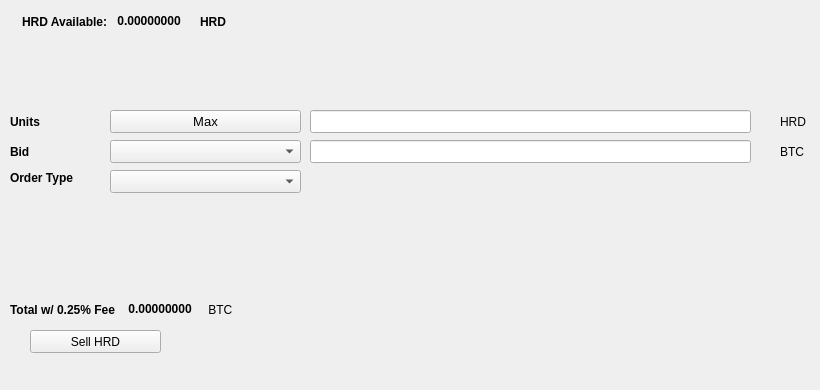
   <widget class="QWidget" name="SellTab">
    <attribute name="title">
     <string>Sell</string>
    </attribute>
    <widget class="QLabel" name="label_16">
     <property name="geometry">
      <rect>
       <x>780</x>
       <y>140</y>
       <width>31</width>
       <height>23</height>
      </rect>
     </property>
     <property name="text">
      <string>BTC</string>
     </property>
    </widget>
    <widget class="QComboBox" name="SellBidcomboBox">
     <property name="geometry">
      <rect>
       <x>110</x>
       <y>140</y>
       <width>191</width>
       <height>23</height>
      </rect>
     </property>
     <property name="font">
      <font>
       <pointsize>10</pointsize>
      </font>
     </property>
    </widget>
    <widget class="QLabel" name="label_18">
     <property name="geometry">
      <rect>
       <x>10</x>
       <y>110</y>
       <width>46</width>
       <height>23</height>
      </rect>
     </property>
     <property name="font">
      <font>
       <weight>75</weight>
       <bold>true</bold>
      </font>
     </property>
     <property name="text">
      <string>Units</string>
     </property>
    </widget>
    <widget class="QPushButton" name="Sell_Max_Amount">
     <property name="geometry">
      <rect>
       <x>110</x>
       <y>110</y>
       <width>191</width>
       <height>23</height>
      </rect>
     </property>
     <property name="font">
      <font>
       <pointsize>10</pointsize>
      </font>
     </property>
     <property name="text">
      <string>Max</string>
     </property>
    </widget>
    <widget class="QLabel" name="label_20">
     <property name="geometry">
      <rect>
       <x>10</x>
       <y>170</y>
       <width>91</width>
       <height>16</height>
      </rect>
     </property>
     <property name="font">
      <font>
       <weight>75</weight>
       <bold>true</bold>
      </font>
     </property>
     <property name="text">
      <string>Order Type</string>
     </property>
    </widget>
    <widget class="QComboBox" name="SellOrdertypeCombo">
     <property name="geometry">
      <rect>
       <x>110</x>
       <y>170</y>
       <width>191</width>
       <height>23</height>
      </rect>
     </property>
     <property name="font">
      <font>
       <pointsize>10</pointsize>
      </font>
     </property>
    </widget>
    <widget class="QLabel" name="label_21">
     <property name="geometry">
      <rect>
       <x>10</x>
       <y>140</y>
       <width>46</width>
       <height>23</height>
      </rect>
     </property>
     <property name="font">
      <font>
       <weight>75</weight>
       <bold>true</bold>
      </font>
     </property>
     <property name="text">
      <string>Bid</string>
     </property>
    </widget>
    <widget class="QLabel" name="label_22">
     <property name="geometry">
      <rect>
       <x>780</x>
       <y>110</y>
       <width>31</width>
       <height>23</height>
      </rect>
     </property>
     <property name="text">
      <string>HRD</string>
     </property>
    </widget>
    <widget class="QLineEdit" name="UnitsInputHRD">
     <property name="geometry">
      <rect>
       <x>310</x>
       <y>110</y>
       <width>441</width>
       <height>23</height>
      </rect>
     </property>
     <property name="font">
      <font>
       <pointsize>9</pointsize>
       <weight>75</weight>
       <bold>true</bold>
      </font>
     </property>
    </widget>
    <widget class="QLineEdit" name="SellBidPriceEdit">
     <property name="geometry">
      <rect>
       <x>310</x>
       <y>140</y>
       <width>441</width>
       <height>23</height>
      </rect>
     </property>
     <property name="font">
      <font>
       <pointsize>9</pointsize>
       <weight>75</weight>
       <bold>true</bold>
      </font>
     </property>
    </widget>
    <widget class="QPushButton" name="SellHRDBTN">
     <property name="geometry">
      <rect>
       <x>30</x>
       <y>330</y>
       <width>131</width>
       <height>23</height>
      </rect>
     </property>
     <property name="text">
      <string>Sell HRD</string>
     </property>
     <property name="icon">
      <iconset resource="../hiredcoin">
       <normaloff>:/icons/bitcoin</normaloff>:/icons/bitcoin</iconset>
     </property>
    </widget>
    <widget class="QWidget" name="layoutWidget3">
     <property name="geometry">
      <rect>
       <x>22</x>
       <y>12</y>
       <width>258</width>
       <height>19</height>
      </rect>
     </property>
     <layout class="QHBoxLayout" name="horizontalLayout">
      <item>
       <widget class="QLabel" name="label232_2">
        <property name="font">
         <font>
          <weight>75</weight>
          <bold>true</bold>
         </font>
        </property>
        <property name="text">
         <string>HRD Available:</string>
        </property>
       </widget>
      </item>
      <item>
       <widget class="QLabel" name="HRDAvailableLabel">
        <property name="palette">
         <palette>
          <active>
           <colorrole role="WindowText">
            <brush brushstyle="SolidPattern">
             <color alpha="255">
              <red>0</red>
              <green>0</green>
              <blue>0</blue>
             </color>
            </brush>
           </colorrole>
           <colorrole role="Button">
            <brush brushstyle="SolidPattern">
             <color alpha="255">
              <red>0</red>
              <green>170</green>
              <blue>0</blue>
             </color>
            </brush>
           </colorrole>
           <colorrole role="Light">
            <brush brushstyle="SolidPattern">
             <color alpha="255">
              <red>0</red>
              <green>255</green>
              <blue>0</blue>
             </color>
            </brush>
           </colorrole>
           <colorrole role="Midlight">
            <brush brushstyle="SolidPattern">
             <color alpha="255">
              <red>0</red>
              <green>212</green>
              <blue>0</blue>
             </color>
            </brush>
           </colorrole>
           <colorrole role="Dark">
            <brush brushstyle="SolidPattern">
             <color alpha="255">
              <red>0</red>
              <green>85</green>
              <blue>0</blue>
             </color>
            </brush>
           </colorrole>
           <colorrole role="Mid">
            <brush brushstyle="SolidPattern">
             <color alpha="255">
              <red>0</red>
              <green>113</green>
              <blue>0</blue>
             </color>
            </brush>
           </colorrole>
           <colorrole role="Text">
            <brush brushstyle="SolidPattern">
             <color alpha="255">
              <red>0</red>
              <green>170</green>
              <blue>0</blue>
             </color>
            </brush>
           </colorrole>
           <colorrole role="BrightText">
            <brush brushstyle="SolidPattern">
             <color alpha="255">
              <red>255</red>
              <green>255</green>
              <blue>255</blue>
             </color>
            </brush>
           </colorrole>
           <colorrole role="ButtonText">
            <brush brushstyle="SolidPattern">
             <color alpha="255">
              <red>0</red>
              <green>0</green>
              <blue>0</blue>
             </color>
            </brush>
           </colorrole>
           <colorrole role="Base">
            <brush brushstyle="SolidPattern">
             <color alpha="255">
              <red>255</red>
              <green>255</green>
              <blue>255</blue>
             </color>
            </brush>
           </colorrole>
           <colorrole role="Window">
            <brush brushstyle="SolidPattern">
             <color alpha="255">
              <red>0</red>
              <green>170</green>
              <blue>0</blue>
             </color>
            </brush>
           </colorrole>
           <colorrole role="Shadow">
            <brush brushstyle="SolidPattern">
             <color alpha="255">
              <red>0</red>
              <green>0</green>
              <blue>0</blue>
             </color>
            </brush>
           </colorrole>
           <colorrole role="AlternateBase">
            <brush brushstyle="SolidPattern">
             <color alpha="255">
              <red>127</red>
              <green>212</green>
              <blue>127</blue>
             </color>
            </brush>
           </colorrole>
           <colorrole role="ToolTipBase">
            <brush brushstyle="SolidPattern">
             <color alpha="255">
              <red>255</red>
              <green>255</green>
              <blue>220</blue>
             </color>
            </brush>
           </colorrole>
           <colorrole role="ToolTipText">
            <brush brushstyle="SolidPattern">
             <color alpha="255">
              <red>0</red>
              <green>0</green>
              <blue>0</blue>
             </color>
            </brush>
           </colorrole>
          </active>
          <inactive>
           <colorrole role="WindowText">
            <brush brushstyle="SolidPattern">
             <color alpha="255">
              <red>0</red>
              <green>0</green>
              <blue>0</blue>
             </color>
            </brush>
           </colorrole>
           <colorrole role="Button">
            <brush brushstyle="SolidPattern">
             <color alpha="255">
              <red>0</red>
              <green>170</green>
              <blue>0</blue>
             </color>
            </brush>
           </colorrole>
           <colorrole role="Light">
            <brush brushstyle="SolidPattern">
             <color alpha="255">
              <red>0</red>
              <green>255</green>
              <blue>0</blue>
             </color>
            </brush>
           </colorrole>
           <colorrole role="Midlight">
            <brush brushstyle="SolidPattern">
             <color alpha="255">
              <red>0</red>
              <green>212</green>
              <blue>0</blue>
             </color>
            </brush>
           </colorrole>
           <colorrole role="Dark">
            <brush brushstyle="SolidPattern">
             <color alpha="255">
              <red>0</red>
              <green>85</green>
              <blue>0</blue>
             </color>
            </brush>
           </colorrole>
           <colorrole role="Mid">
            <brush brushstyle="SolidPattern">
             <color alpha="255">
              <red>0</red>
              <green>113</green>
              <blue>0</blue>
             </color>
            </brush>
           </colorrole>
           <colorrole role="Text">
            <brush brushstyle="SolidPattern">
             <color alpha="255">
              <red>0</red>
              <green>170</green>
              <blue>0</blue>
             </color>
            </brush>
           </colorrole>
           <colorrole role="BrightText">
            <brush brushstyle="SolidPattern">
             <color alpha="255">
              <red>255</red>
              <green>255</green>
              <blue>255</blue>
             </color>
            </brush>
           </colorrole>
           <colorrole role="ButtonText">
            <brush brushstyle="SolidPattern">
             <color alpha="255">
              <red>0</red>
              <green>0</green>
              <blue>0</blue>
             </color>
            </brush>
           </colorrole>
           <colorrole role="Base">
            <brush brushstyle="SolidPattern">
             <color alpha="255">
              <red>255</red>
              <green>255</green>
              <blue>255</blue>
             </color>
            </brush>
           </colorrole>
           <colorrole role="Window">
            <brush brushstyle="SolidPattern">
             <color alpha="255">
              <red>0</red>
              <green>170</green>
              <blue>0</blue>
             </color>
            </brush>
           </colorrole>
           <colorrole role="Shadow">
            <brush brushstyle="SolidPattern">
             <color alpha="255">
              <red>0</red>
              <green>0</green>
              <blue>0</blue>
             </color>
            </brush>
           </colorrole>
           <colorrole role="AlternateBase">
            <brush brushstyle="SolidPattern">
             <color alpha="255">
              <red>127</red>
              <green>212</green>
              <blue>127</blue>
             </color>
            </brush>
           </colorrole>
           <colorrole role="ToolTipBase">
            <brush brushstyle="SolidPattern">
             <color alpha="255">
              <red>255</red>
              <green>255</green>
              <blue>220</blue>
             </color>
            </brush>
           </colorrole>
           <colorrole role="ToolTipText">
            <brush brushstyle="SolidPattern">
             <color alpha="255">
              <red>0</red>
              <green>0</green>
              <blue>0</blue>
             </color>
            </brush>
           </colorrole>
          </inactive>
          <disabled>
           <colorrole role="WindowText">
            <brush brushstyle="SolidPattern">
             <color alpha="255">
              <red>0</red>
              <green>85</green>
              <blue>0</blue>
             </color>
            </brush>
           </colorrole>
           <colorrole role="Button">
            <brush brushstyle="SolidPattern">
             <color alpha="255">
              <red>0</red>
              <green>170</green>
              <blue>0</blue>
             </color>
            </brush>
           </colorrole>
           <colorrole role="Light">
            <brush brushstyle="SolidPattern">
             <color alpha="255">
              <red>0</red>
              <green>255</green>
              <blue>0</blue>
             </color>
            </brush>
           </colorrole>
           <colorrole role="Midlight">
            <brush brushstyle="SolidPattern">
             <color alpha="255">
              <red>0</red>
              <green>212</green>
              <blue>0</blue>
             </color>
            </brush>
           </colorrole>
           <colorrole role="Dark">
            <brush brushstyle="SolidPattern">
             <color alpha="255">
              <red>0</red>
              <green>85</green>
              <blue>0</blue>
             </color>
            </brush>
           </colorrole>
           <colorrole role="Mid">
            <brush brushstyle="SolidPattern">
             <color alpha="255">
              <red>0</red>
              <green>113</green>
              <blue>0</blue>
             </color>
            </brush>
           </colorrole>
           <colorrole role="Text">
            <brush brushstyle="SolidPattern">
             <color alpha="255">
              <red>0</red>
              <green>85</green>
              <blue>0</blue>
             </color>
            </brush>
           </colorrole>
           <colorrole role="BrightText">
            <brush brushstyle="SolidPattern">
             <color alpha="255">
              <red>255</red>
              <green>255</green>
              <blue>255</blue>
             </color>
            </brush>
           </colorrole>
           <colorrole role="ButtonText">
            <brush brushstyle="SolidPattern">
             <color alpha="255">
              <red>0</red>
              <green>85</green>
              <blue>0</blue>
             </color>
            </brush>
           </colorrole>
           <colorrole role="Base">
            <brush brushstyle="SolidPattern">
             <color alpha="255">
              <red>0</red>
              <green>170</green>
              <blue>0</blue>
             </color>
            </brush>
           </colorrole>
           <colorrole role="Window">
            <brush brushstyle="SolidPattern">
             <color alpha="255">
              <red>0</red>
              <green>170</green>
              <blue>0</blue>
             </color>
            </brush>
           </colorrole>
           <colorrole role="Shadow">
            <brush brushstyle="SolidPattern">
             <color alpha="255">
              <red>0</red>
              <green>0</green>
              <blue>0</blue>
             </color>
            </brush>
           </colorrole>
           <colorrole role="AlternateBase">
            <brush brushstyle="SolidPattern">
             <color alpha="255">
              <red>0</red>
              <green>170</green>
              <blue>0</blue>
             </color>
            </brush>
           </colorrole>
           <colorrole role="ToolTipBase">
            <brush brushstyle="SolidPattern">
             <color alpha="255">
              <red>255</red>
              <green>255</green>
              <blue>220</blue>
             </color>
            </brush>
           </colorrole>
           <colorrole role="ToolTipText">
            <brush brushstyle="SolidPattern">
             <color alpha="255">
              <red>0</red>
              <green>0</green>
              <blue>0</blue>
             </color>
            </brush>
           </colorrole>
          </disabled>
         </palette>
        </property>
        <property name="font">
         <font>
          <weight>75</weight>
          <bold>true</bold>
         </font>
        </property>
        <property name="text">
         <string> 0.00000000 </string>
        </property>
        <property name="textInteractionFlags">
         <set>Qt::LinksAccessibleByMouse|Qt::TextSelectableByKeyboard|Qt::TextSelectableByMouse</set>
        </property>
       </widget>
      </item>
      <item>
       <widget class="QLabel" name="labelHRD">
        <property name="font">
         <font>
          <weight>75</weight>
          <bold>true</bold>
         </font>
        </property>
        <property name="text">
         <string>HRD</string>
        </property>
       </widget>
      </item>
     </layout>
    </widget>
    <widget class="QWidget" name="layoutWidget">
     <property name="geometry">
      <rect>
       <x>10</x>
       <y>300</y>
       <width>268</width>
       <height>19</height>
      </rect>
     </property>
     <layout class="QHBoxLayout" name="horizontalLayout_2">
      <item>
       <widget class="QLabel" name="label_19">
        <property name="font">
         <font>
          <weight>75</weight>
          <bold>true</bold>
         </font>
        </property>
        <property name="text">
         <string>Total w/ 0.25% Fee </string>
        </property>
       </widget>
      </item>
      <item>
       <widget class="QLabel" name="SellCostLabel">
        <property name="palette">
         <palette>
          <active>
           <colorrole role="WindowText">
            <brush brushstyle="SolidPattern">
             <color alpha="255">
              <red>0</red>
              <green>0</green>
              <blue>0</blue>
             </color>
            </brush>
           </colorrole>
           <colorrole role="Button">
            <brush brushstyle="SolidPattern">
             <color alpha="255">
              <red>0</red>
              <green>170</green>
              <blue>0</blue>
             </color>
            </brush>
           </colorrole>
           <colorrole role="Light">
            <brush brushstyle="SolidPattern">
             <color alpha="255">
              <red>0</red>
              <green>255</green>
              <blue>0</blue>
             </color>
            </brush>
           </colorrole>
           <colorrole role="Midlight">
            <brush brushstyle="SolidPattern">
             <color alpha="255">
              <red>0</red>
              <green>212</green>
              <blue>0</blue>
             </color>
            </brush>
           </colorrole>
           <colorrole role="Dark">
            <brush brushstyle="SolidPattern">
             <color alpha="255">
              <red>0</red>
              <green>85</green>
              <blue>0</blue>
             </color>
            </brush>
           </colorrole>
           <colorrole role="Mid">
            <brush brushstyle="SolidPattern">
             <color alpha="255">
              <red>0</red>
              <green>113</green>
              <blue>0</blue>
             </color>
            </brush>
           </colorrole>
           <colorrole role="Text">
            <brush brushstyle="SolidPattern">
             <color alpha="255">
              <red>0</red>
              <green>170</green>
              <blue>0</blue>
             </color>
            </brush>
           </colorrole>
           <colorrole role="BrightText">
            <brush brushstyle="SolidPattern">
             <color alpha="255">
              <red>255</red>
              <green>255</green>
              <blue>255</blue>
             </color>
            </brush>
           </colorrole>
           <colorrole role="ButtonText">
            <brush brushstyle="SolidPattern">
             <color alpha="255">
              <red>0</red>
              <green>0</green>
              <blue>0</blue>
             </color>
            </brush>
           </colorrole>
           <colorrole role="Base">
            <brush brushstyle="SolidPattern">
             <color alpha="255">
              <red>255</red>
              <green>255</green>
              <blue>255</blue>
             </color>
            </brush>
           </colorrole>
           <colorrole role="Window">
            <brush brushstyle="SolidPattern">
             <color alpha="255">
              <red>0</red>
              <green>170</green>
              <blue>0</blue>
             </color>
            </brush>
           </colorrole>
           <colorrole role="Shadow">
            <brush brushstyle="SolidPattern">
             <color alpha="255">
              <red>0</red>
              <green>0</green>
              <blue>0</blue>
             </color>
            </brush>
           </colorrole>
           <colorrole role="AlternateBase">
            <brush brushstyle="SolidPattern">
             <color alpha="255">
              <red>127</red>
              <green>212</green>
              <blue>127</blue>
             </color>
            </brush>
           </colorrole>
           <colorrole role="ToolTipBase">
            <brush brushstyle="SolidPattern">
             <color alpha="255">
              <red>255</red>
              <green>255</green>
              <blue>220</blue>
             </color>
            </brush>
           </colorrole>
           <colorrole role="ToolTipText">
            <brush brushstyle="SolidPattern">
             <color alpha="255">
              <red>0</red>
              <green>0</green>
              <blue>0</blue>
             </color>
            </brush>
           </colorrole>
          </active>
          <inactive>
           <colorrole role="WindowText">
            <brush brushstyle="SolidPattern">
             <color alpha="255">
              <red>0</red>
              <green>0</green>
              <blue>0</blue>
             </color>
            </brush>
           </colorrole>
           <colorrole role="Button">
            <brush brushstyle="SolidPattern">
             <color alpha="255">
              <red>0</red>
              <green>170</green>
              <blue>0</blue>
             </color>
            </brush>
           </colorrole>
           <colorrole role="Light">
            <brush brushstyle="SolidPattern">
             <color alpha="255">
              <red>0</red>
              <green>255</green>
              <blue>0</blue>
             </color>
            </brush>
           </colorrole>
           <colorrole role="Midlight">
            <brush brushstyle="SolidPattern">
             <color alpha="255">
              <red>0</red>
              <green>212</green>
              <blue>0</blue>
             </color>
            </brush>
           </colorrole>
           <colorrole role="Dark">
            <brush brushstyle="SolidPattern">
             <color alpha="255">
              <red>0</red>
              <green>85</green>
              <blue>0</blue>
             </color>
            </brush>
           </colorrole>
           <colorrole role="Mid">
            <brush brushstyle="SolidPattern">
             <color alpha="255">
              <red>0</red>
              <green>113</green>
              <blue>0</blue>
             </color>
            </brush>
           </colorrole>
           <colorrole role="Text">
            <brush brushstyle="SolidPattern">
             <color alpha="255">
              <red>0</red>
              <green>170</green>
              <blue>0</blue>
             </color>
            </brush>
           </colorrole>
           <colorrole role="BrightText">
            <brush brushstyle="SolidPattern">
             <color alpha="255">
              <red>255</red>
              <green>255</green>
              <blue>255</blue>
             </color>
            </brush>
           </colorrole>
           <colorrole role="ButtonText">
            <brush brushstyle="SolidPattern">
             <color alpha="255">
              <red>0</red>
              <green>0</green>
              <blue>0</blue>
             </color>
            </brush>
           </colorrole>
           <colorrole role="Base">
            <brush brushstyle="SolidPattern">
             <color alpha="255">
              <red>255</red>
              <green>255</green>
              <blue>255</blue>
             </color>
            </brush>
           </colorrole>
           <colorrole role="Window">
            <brush brushstyle="SolidPattern">
             <color alpha="255">
              <red>0</red>
              <green>170</green>
              <blue>0</blue>
             </color>
            </brush>
           </colorrole>
           <colorrole role="Shadow">
            <brush brushstyle="SolidPattern">
             <color alpha="255">
              <red>0</red>
              <green>0</green>
              <blue>0</blue>
             </color>
            </brush>
           </colorrole>
           <colorrole role="AlternateBase">
            <brush brushstyle="SolidPattern">
             <color alpha="255">
              <red>127</red>
              <green>212</green>
              <blue>127</blue>
             </color>
            </brush>
           </colorrole>
           <colorrole role="ToolTipBase">
            <brush brushstyle="SolidPattern">
             <color alpha="255">
              <red>255</red>
              <green>255</green>
              <blue>220</blue>
             </color>
            </brush>
           </colorrole>
           <colorrole role="ToolTipText">
            <brush brushstyle="SolidPattern">
             <color alpha="255">
              <red>0</red>
              <green>0</green>
              <blue>0</blue>
             </color>
            </brush>
           </colorrole>
          </inactive>
          <disabled>
           <colorrole role="WindowText">
            <brush brushstyle="SolidPattern">
             <color alpha="255">
              <red>0</red>
              <green>85</green>
              <blue>0</blue>
             </color>
            </brush>
           </colorrole>
           <colorrole role="Button">
            <brush brushstyle="SolidPattern">
             <color alpha="255">
              <red>0</red>
              <green>170</green>
              <blue>0</blue>
             </color>
            </brush>
           </colorrole>
           <colorrole role="Light">
            <brush brushstyle="SolidPattern">
             <color alpha="255">
              <red>0</red>
              <green>255</green>
              <blue>0</blue>
             </color>
            </brush>
           </colorrole>
           <colorrole role="Midlight">
            <brush brushstyle="SolidPattern">
             <color alpha="255">
              <red>0</red>
              <green>212</green>
              <blue>0</blue>
             </color>
            </brush>
           </colorrole>
           <colorrole role="Dark">
            <brush brushstyle="SolidPattern">
             <color alpha="255">
              <red>0</red>
              <green>85</green>
              <blue>0</blue>
             </color>
            </brush>
           </colorrole>
           <colorrole role="Mid">
            <brush brushstyle="SolidPattern">
             <color alpha="255">
              <red>0</red>
              <green>113</green>
              <blue>0</blue>
             </color>
            </brush>
           </colorrole>
           <colorrole role="Text">
            <brush brushstyle="SolidPattern">
             <color alpha="255">
              <red>0</red>
              <green>85</green>
              <blue>0</blue>
             </color>
            </brush>
           </colorrole>
           <colorrole role="BrightText">
            <brush brushstyle="SolidPattern">
             <color alpha="255">
              <red>255</red>
              <green>255</green>
              <blue>255</blue>
             </color>
            </brush>
           </colorrole>
           <colorrole role="ButtonText">
            <brush brushstyle="SolidPattern">
             <color alpha="255">
              <red>0</red>
              <green>85</green>
              <blue>0</blue>
             </color>
            </brush>
           </colorrole>
           <colorrole role="Base">
            <brush brushstyle="SolidPattern">
             <color alpha="255">
              <red>0</red>
              <green>170</green>
              <blue>0</blue>
             </color>
            </brush>
           </colorrole>
           <colorrole role="Window">
            <brush brushstyle="SolidPattern">
             <color alpha="255">
              <red>0</red>
              <green>170</green>
              <blue>0</blue>
             </color>
            </brush>
           </colorrole>
           <colorrole role="Shadow">
            <brush brushstyle="SolidPattern">
             <color alpha="255">
              <red>0</red>
              <green>0</green>
              <blue>0</blue>
             </color>
            </brush>
           </colorrole>
           <colorrole role="AlternateBase">
            <brush brushstyle="SolidPattern">
             <color alpha="255">
              <red>0</red>
              <green>170</green>
              <blue>0</blue>
             </color>
            </brush>
           </colorrole>
           <colorrole role="ToolTipBase">
            <brush brushstyle="SolidPattern">
             <color alpha="255">
              <red>255</red>
              <green>255</green>
              <blue>220</blue>
             </color>
            </brush>
           </colorrole>
           <colorrole role="ToolTipText">
            <brush brushstyle="SolidPattern">
             <color alpha="255">
              <red>0</red>
              <green>0</green>
              <blue>0</blue>
             </color>
            </brush>
           </colorrole>
          </disabled>
         </palette>
        </property>
        <property name="font">
         <font>
          <weight>75</weight>
          <bold>true</bold>
         </font>
        </property>
        <property name="autoFillBackground">
         <bool>false</bool>
        </property>
        <property name="text">
         <string> 0.00000000</string>
        </property>
        <property name="textInteractionFlags">
         <set>Qt::LinksAccessibleByMouse|Qt::TextSelectableByMouse</set>
        </property>
       </widget>
      </item>
      <item>
       <widget class="QLabel" name="label_17">
        <property name="font">
         <font>
          <weight>50</weight>
          <bold>false</bold>
         </font>
        </property>
        <property name="text">
         <string> BTC</string>
        </property>
       </widget>
      </item>
     </layout>
    </widget>
    <widget class="QLabel" name="label_23">
     <property name="geometry">
      <rect>
       <x>460</x>
       <y>300</y>
       <width>281</width>
       <height>81</height>
      </rect>
     </property>
     <property name="text">
      <string/>
     </property>
     <property name="pixmap">
      <pixmap>:/images/bittrex</pixmap>
     </property>
    </widget>
   </widget>
